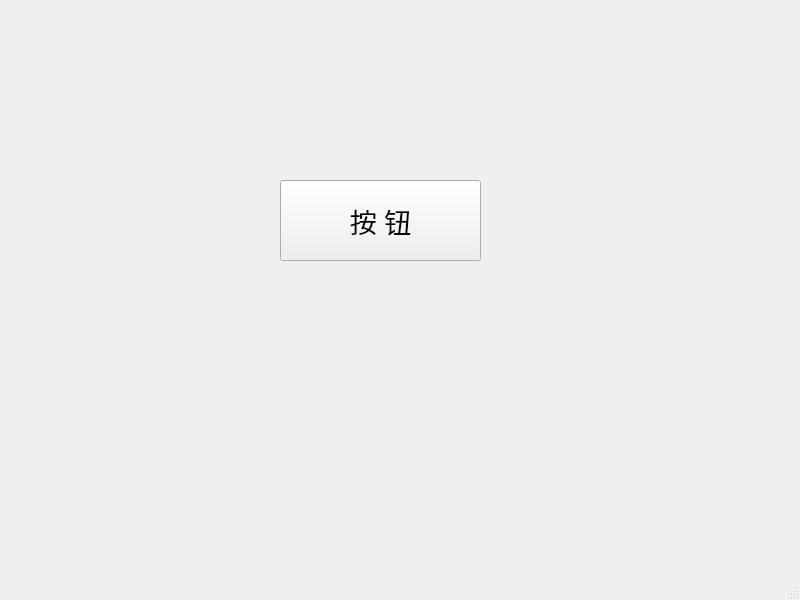
<?xml version="1.0" encoding="UTF-8"?>
<ui version="4.0">
 <class>MainWindow</class>
 <widget class="QMainWindow" name="MainWindow">
  <property name="geometry">
   <rect>
    <x>0</x>
    <y>0</y>
    <width>800</width>
    <height>600</height>
   </rect>
  </property>
  <property name="windowTitle">
   <string>MainWindow</string>
  </property>
  <widget class="QWidget" name="centralwidget">
   <widget class="QPushButton" name="pushButton">
    <property name="geometry">
     <rect>
      <x>280</x>
      <y>180</y>
      <width>201</width>
      <height>81</height>
     </rect>
    </property>
    <property name="font">
     <font>
      <pointsize>20</pointsize>
     </font>
    </property>
    <property name="text">
     <string>按 钮</string>
    </property>
   </widget>
  </widget>
  <widget class="QMenuBar" name="menubar">
   <property name="geometry">
    <rect>
     <x>0</x>
     <y>0</y>
     <width>800</width>
     <height>26</height>
    </rect>
   </property>
  </widget>
  <widget class="QStatusBar" name="statusbar"/>
 </widget>
 <resources/>
 <connections/>
</ui>
